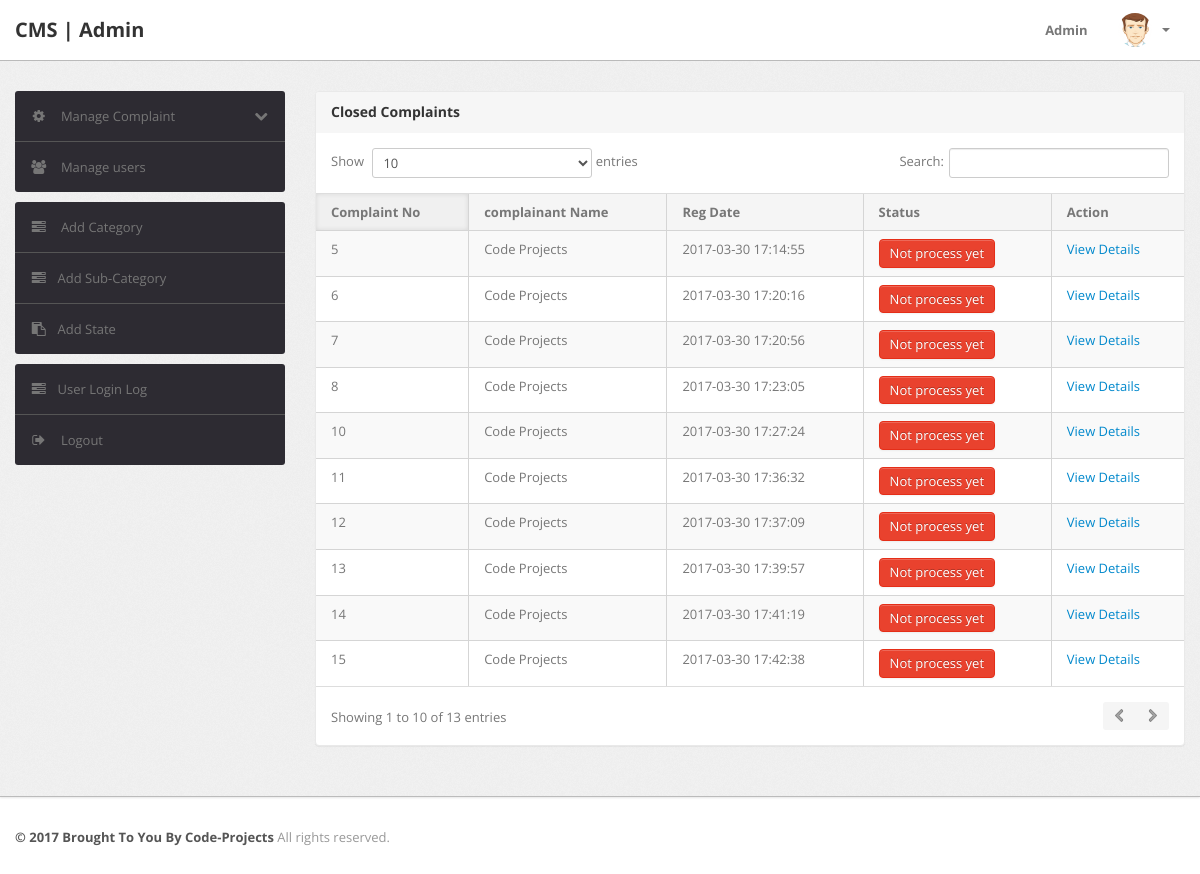
The page /admin/notprocess-complaint.php (signed in) on the database its author committed.
### tables this page shows
CREATE TABLE IF NOT EXISTS `tblcomplaints` (
  `complaintNumber` int(11) NOT NULL,
  `userId` int(11) NOT NULL,
  `category` int(11) NOT NULL,
  `subcategory` varchar(255) NOT NULL,
  `complaintType` varchar(255) NOT NULL,
  `state` varchar(255) NOT NULL,
  `noc` varchar(255) NOT NULL,
  `complaintDetails` mediumtext NOT NULL,
  `complaintFile` varchar(255) DEFAULT NULL,
  `regDate` timestamp NOT NULL DEFAULT CURRENT_TIMESTAMP,
  `status` varchar(50) DEFAULT NULL,
  `lastUpdationDate` timestamp NOT NULL DEFAULT '0000-00-00 00:00:00' ON UPDATE CURRENT_TIMESTAMP
);

CREATE TABLE IF NOT EXISTS `users` (
  `id` int(11) NOT NULL,
  `fullName` varchar(255) DEFAULT NULL,
  `userEmail` varchar(255) DEFAULT NULL,
  `password` varchar(255) DEFAULT NULL,
  `contactNo` bigint(11) DEFAULT NULL,
  `address` tinytext,
  `State` varchar(255) DEFAULT NULL,
  `country` varchar(255) DEFAULT NULL,
  `pincode` int(6) DEFAULT NULL,
  `userImage` varchar(255) DEFAULT NULL,
  `regDate` timestamp NOT NULL DEFAULT CURRENT_TIMESTAMP,
  `updationDate` timestamp NOT NULL DEFAULT '0000-00-00 00:00:00' ON UPDATE CURRENT_TIMESTAMP,
  `status` int(1) NOT NULL
);

### admin/notprocess-complaint.php (the view, shortened to what this page needs)
<?php
if(strlen($_SESSION['alogin'])==0)
	{
header('location:index.php');
}
else{
?>
<!DOCTYPE html>
<html lang="en">
<head>
	<link type="text/css" href="bootstrap/css/bootstrap.min.css" rel="stylesheet">
	<link type="text/css" href="bootstrap/css/bootstrap-responsive.min.css" rel="stylesheet">
	<link type="text/css" href="css/theme.css" rel="stylesheet">
	<link type="text/css" href="images/icons/css/font-awesome.css" rel="stylesheet">
</head>
<body>
<?php include('include/header.php');?>
	<div class="wrapper">
		<div class="container">
			<div class="row">
<?php include('include/sidebar.php');?>
			<div class="span9">
					<div class="content">
	<div class="module">
							<div class="module-head">
								<h3>Closed Complaints</h3>
							</div>
							<div class="module-body table">
								<table cellpadding="0" cellspacing="0" border="0" class="datatable-1 table table-bordered table-striped	 display" >
									<thead>
										<tr>
											<th>Complaint No</th>
											<th> complainant Name</th>
											<th>Reg Date</th>
											<th>Status</th>
											<th>Action</th>
										</tr>
									</thead>
<tbody>
<?php
$query=mysql_query("select tblcomplaints.*,users.fullName as name from tblcomplaints join users on users.id=tblcomplaints.userId where tblcomplaints.status is null ");
while($row=mysql_fetch_array($query))
{
?>
										<tr>
											<td><?php echo htmlentities($row['complaintNumber']);?></td>
											<td><?php echo htmlentities($row['name']);?></td>
											<td><?php echo htmlentities($row['regDate']);?></td>
											<td><button type="button" class="btn btn-danger">Not process yet</button></td>
											<td>   <a href="complaint-details.php?cid=<?php echo htmlentities($row['complaintNumber']);?>"> View Details</a>
											</td>
											</tr>
										<?php  } ?>
										</tbody>
								</table>
							</div>
						</div>
					</div>
				</div>
			</div>
		</div>
	</div>
<?php include('include/footer.php');?>
</body>
<?php } ?>

### admin/include/header.php (shortened to what this page needs)
<div class="navbar navbar-fixed-top">
		<div class="navbar-inner">
			<div class="container">
			  	<a class="brand" href="index.html">
			  		CMS | Admin
			  	</a>
				<div class="nav-collapse collapse navbar-inverse-collapse">
					<ul class="nav pull-right">
						<li><a href="#">
							Admin
						</a></li>
						<li class="nav-user dropdown">
							<a href="#" class="dropdown-toggle" data-toggle="dropdown">
								<img src="images/user.png" class="nav-avatar" />
								<b class="caret"></b>
							</a>
						</li>
					</ul>
				</div>
			</div>
		</div>
	</div>

### admin/include/sidebar.php (shortened to what this page needs)
<div class="span3">
					<div class="sidebar">
<ul class="widget widget-menu unstyled">
							<li>
								<a class="collapsed" data-toggle="collapse" href="#togglePages">
									<i class="menu-icon icon-cog"></i>
									<i class="icon-chevron-down pull-right"></i><i class="icon-chevron-up pull-right"></i>
									Manage Complaint
								</a>
							</li>
							<li>
								<a href="manage-users.php">
									<i class="menu-icon icon-group"></i>
									Manage users
								</a>
							</li>
						</ul>
						<ul class="widget widget-menu unstyled">
                                <li><a href="category.php"><i class="menu-icon icon-tasks"></i> Add Category </a></li>
                                <li><a href="subcategory.php"><i class="menu-icon icon-tasks"></i>Add Sub-Category </a></li>
                                <li><a href="state.php"><i class="menu-icon icon-paste"></i>Add State</a></li>
                            </ul>
						<ul class="widget widget-menu unstyled">
							<li><a href="user-logs.php"><i class="menu-icon icon-tasks"></i>User Login Log </a></li>
							<li>
								<a href="logout.php">
									<i class="menu-icon icon-signout"></i>
									Logout
								</a>
							</li>
						</ul>
					</div>
				</div>

### admin/include/footer.php
<div class="footer">
	<div class="container">
		<b class="copyright">&copy; 2017 Brought To You By Code-Projects</b> All rights reserved.
	</div>
</div>

### rows shown on the page
tblcomplaints: complaintNumber "5", userId.fullName "Code Projects", regDate "2017-03-30 17:14:55"
tblcomplaints: complaintNumber "6", userId.fullName "Code Projects", regDate "2017-03-30 17:20:16"
tblcomplaints: complaintNumber "7", userId.fullName "Code Projects", regDate "2017-03-30 17:20:56"
tblcomplaints: complaintNumber "8", userId.fullName "Code Projects", regDate "2017-03-30 17:23:05"
tblcomplaints: complaintNumber "10", userId.fullName "Code Projects", regDate "2017-03-30 17:27:24"
tblcomplaints: complaintNumber "11", userId.fullName "Code Projects", regDate "2017-03-30 17:36:32"
tblcomplaints: complaintNumber "12", userId.fullName "Code Projects", regDate "2017-03-30 17:37:09"
tblcomplaints: complaintNumber "13", userId.fullName "Code Projects", regDate "2017-03-30 17:39:57"
tblcomplaints: complaintNumber "14", userId.fullName "Code Projects", regDate "2017-03-30 17:41:19"
tblcomplaints: complaintNumber "15", userId.fullName "Code Projects", regDate "2017-03-30 17:42:38"
